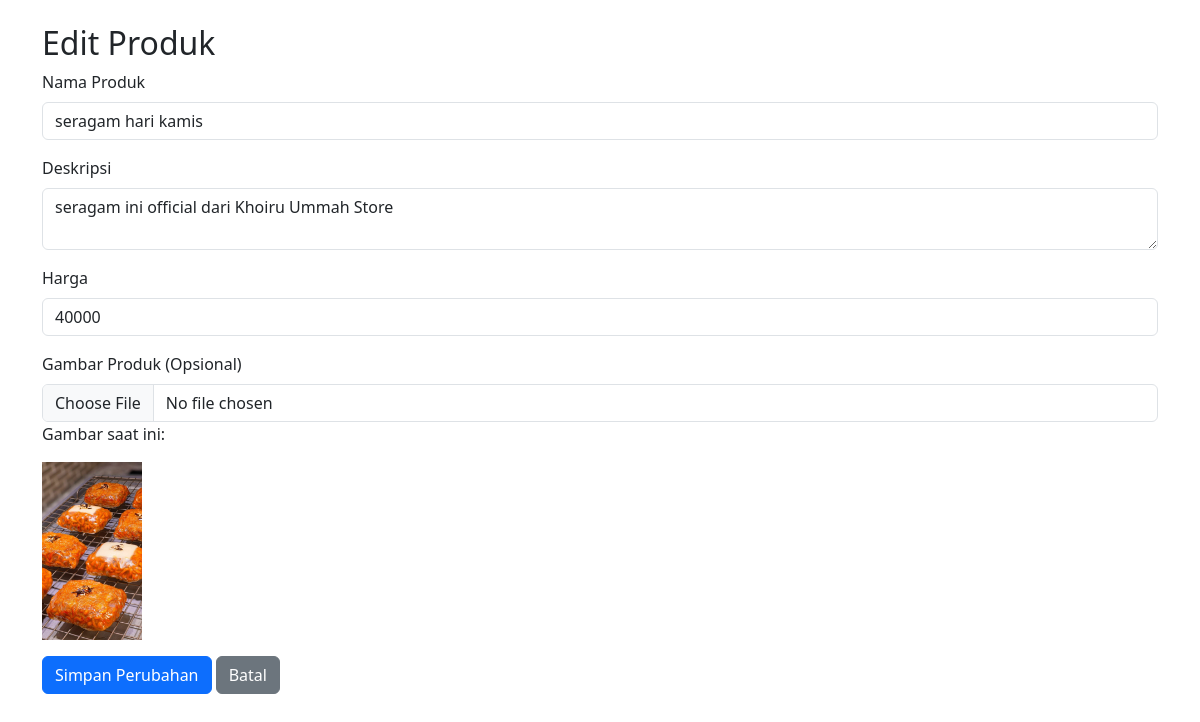
Page /admin/edit_product.php?id=4 (signed in) on the committed database.
### tables this page shows
CREATE TABLE `produk` (
  `id` int(11) NOT NULL,
  `nama_produk` varchar(255) NOT NULL,
  `deskripsi` text NOT NULL,
  `harga` int(11) NOT NULL,
  `gambar` varchar(255) NOT NULL
);

### admin/edit_product.php (the view, shortened to what this page needs)
<?php
include '../includes/config.php';
if (isset($_GET['id'])) {
    $id = $_GET['id'];
    $sql = "SELECT * FROM produk WHERE id = ?";
    $stmt = $conn->prepare($sql);
    $stmt->bind_param("i", $id);
    $stmt->execute();
    $result = $stmt->get_result();
    $produk = $result->fetch_assoc();
} else {
    echo "<script>alert('ID produk tidak valid!'); window.location.href='products.php';</script>";
    exit();
}
?>
<!DOCTYPE html>
<html lang="id">
<head>
    <link href="https://cdn.jsdelivr.net/npm/bootstrap@5.3.0/dist/css/bootstrap.min.css" rel="stylesheet">
</head>
<body>
<div class="container">
    <h2 class="mt-4">Edit Produk</h2>
    <form action="edit_product.php?id=<?php echo $id; ?>" method="post" enctype="multipart/form-data">
        <div class="mb-3">
            <label class="form-label">Nama Produk</label>
            <input type="text" name="nama_produk" class="form-control" value="<?php echo htmlspecialchars($produk['nama_produk']); ?>" required>
        </div>
        <div class="mb-3">
            <label class="form-label">Deskripsi</label>
            <textarea name="deskripsi" class="form-control" required><?php echo htmlspecialchars($produk['deskripsi']); ?></textarea>
        </div>
        <div class="mb-3">
            <label class="form-label">Harga</label>
            <input type="number" name="harga" class="form-control" value="<?php echo $produk['harga']; ?>" required>
        </div>
        <div class="mb-3">
            <label class="form-label">Gambar Produk (Opsional)</label>
            <input type="file" name="gambar" class="form-control">
            <?php if (!empty($produk['gambar'])): ?>
                <p>Gambar saat ini:</p>
                <img src="../uploads/<?php echo $produk['gambar']; ?>" width="100">
            <?php endif; ?>
        </div>
        <button type="submit" class="btn btn-primary">Simpan Perubahan</button>
        <a href="products.php" class="btn btn-secondary">Batal</a>
    </form>
</div>
</body>
</html>

### rows in the picture
produk: nama_produk "seragam hari kamis", deskripsi "seragam ini official dari Khoiru Ummah Store", harga "40000", gambar (picture)
